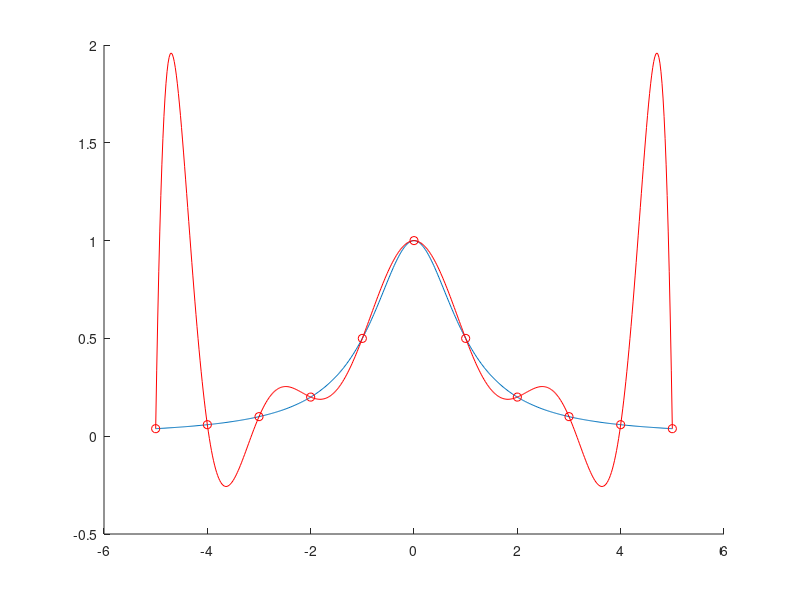

Reproduce this figure in MATLAB.
clear all
close all
clc
hold on

% tracer du sinus
nt=500;
x0=-5:10/nt:5;
x0=x0';
y0=1./(x0.*x0+1);
plot(x0,y0)

% points de collocation
nc=10;
xc=-5:10/nc:5;
xc=xc';
yc=1./(xc.*xc+1);

% matrice de Vandermonde
A=ones(nc+1,1);
format long
for i=1:nc
    A=[A (xc.^i)];
end

% resolution du systeme
a=A\yc;

% coefficients du polynome
a=fliplr(a') ;

% tracer des points
y=polyval(a,xc);
plot(xc,y,'ro')

% tracer de la courbe d'interpolation
y=polyval(a,x0);
plot(x0,y,'r')
